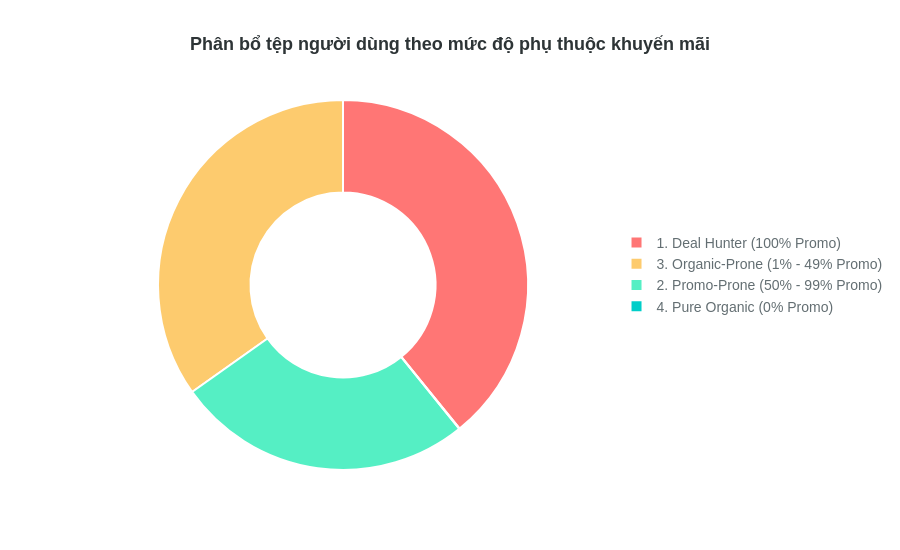

Write notebook code for a chart like this one.
### Code cell
import plotly.express as px

# Bộ màu hiện đại, dịu mắt hơn màu gốc
colors = ['#ff7675', '#fdcb6e', '#55efc4', '#00cec9']
fig = px.pie(
    segment_counts,
    values='User Count',
    names='Segment',
    color_discrete_sequence=colors,
    title='Phân bổ tệp người dùng theo mức độ phụ thuộc khuyến mãi'
)

fig.update_traces(
    # BỎ LABEL TRONG BIỂU ĐỒ: Đặt textinfo='none' để bánh donut sạch sẽ hoàn toàn
    textinfo='none', 
    hole=.5, # Tăng lỗ donut lên một chút nhìn cho thanh thoát
    marker=dict(line=dict(color='#ffffff', width=2)), # Viền trắng phân tách các miếng bánh
    # Tối ưu lại nội dung khi rê chuột vào (Hover) cho gọn gàng
    hovertemplate='<b>%{label}</b><br>Số lượng: %{value:,} user<br>Tỷ lệ: %{percent}<extra></extra>'
)

fig.update_layout(
    title_x=0.5,
    title_font=dict(size=18, family="Arial, sans-serif", color='#2d3436', weight='bold'),
    font=dict(family="Arial, sans-serif", color='#636e72'),
    
    # Cấu hình lại Legend (Chú thích) nằm ngang phía dưới
    legend=dict(
        orientation="h",
        yanchor="bottom",
        y=0.4, # Đẩy xuống dưới một chút để không dính vào bánh
        xanchor="left",
        x=6,
        font=dict(size=14)
    ),
    paper_bgcolor='#ffffff',
    plot_bgcolor='#ffffff',
   # margin=dict(t=80, b=100, l=40, r=40), # Nới rộng margin dưới để chứa legend
    height=550
)

fig.show()

### Figure 1 — Plotly figure (JSON) as saved in the notebook; plotly's stock layout.template omitted (floating-point values rounded to 4 significant figures)
{"data": [{"domain": {"x": [0, 1], "y": [0, 1]}, "hole": 0.5, "hovertemplate": "<b>%{label}</b><br>Số lượng: %{value:,} user<br>Tỷ lệ: %{percent}<extra></extra>", "labels": ["1. Deal Hunter (100% Promo)", "2. Promo-Prone (50% - 99% Promo)", "3. Organic-Prone (1% - 49% Promo)", "4. Pure Organic (0% Promo)"], "legendgroup": "", "marker": {"line": {"color": "#ffffff", "width": 2}}, "name": "", "showlegend": true, "textinfo": "none", "type": "pie", "values": [13165, 8749, 11708, 12]}], "layout": {"font": {"color": "#636e72", "family": "Arial, sans-serif"}, "height": 550, "legend": {"font": {"size": 14}, "orientation": "h", "tracegroupgap": 0, "x": 6, "xanchor": "left", "y": 0.4, "yanchor": "bottom"}, "paper_bgcolor": "#ffffff", "piecolorway": ["#ff7675", "#fdcb6e", "#55efc4", "#00cec9"], "plot_bgcolor": "#ffffff", "title": {"font": {"color": "#2d3436", "family": "Arial, sans-serif", "size": 18, "weight": "bold"}, "text": "Phân bổ tệp người dùng theo mức độ phụ thuộc khuyến mãi", "x": 0.5}}}
